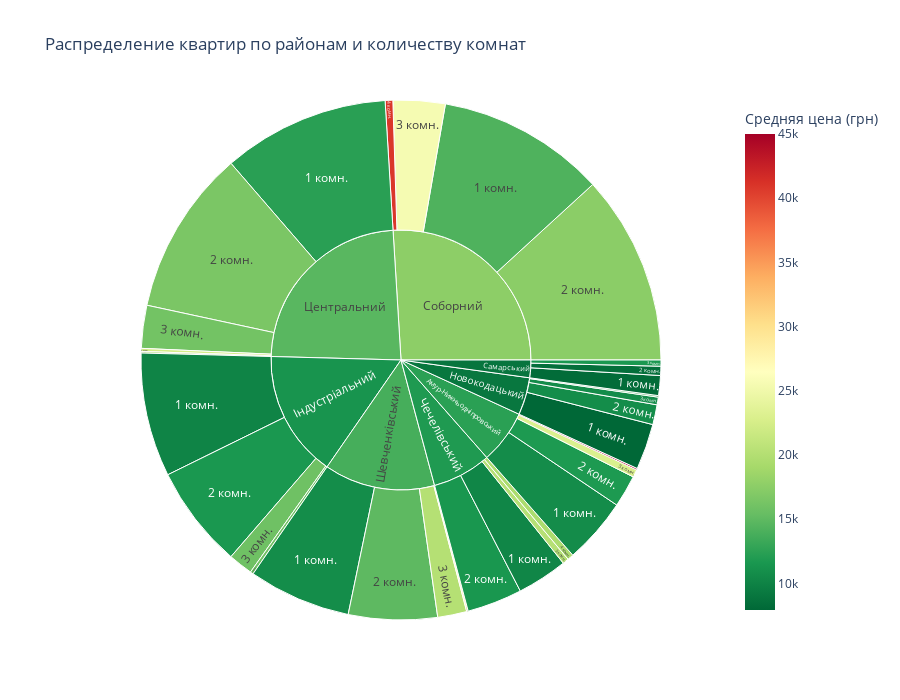

Write notebook code for a chart like this one.
### Markdown cell above
## 7. Дополнительные продвинутые визуализации

### Code cell
# Sunburst диаграмма: иерархия цен по районам и количеству комнат
df_sunburst = df_clean.groupby(['district', 'rooms']).agg({
    'price': 'mean',
    'post_id': 'count'
}).reset_index()

df_sunburst['rooms_str'] = df_sunburst['rooms'].astype(int).astype(str) + ' комн.'

fig_sunburst = px.sunburst(
    df_sunburst,
    path=['district', 'rooms_str'],
    values='post_id',
    color='price',
    color_continuous_scale='RdYlGn_r',
    title='Распределение квартир по районам и количеству комнат',
    labels={'post_id': 'Количество', 'price': 'Средняя цена (грн)'},
    height=700
)

fig_sunburst.update_layout(template='plotly_white')
fig_sunburst.show()

### Figure 1 — Plotly figure (JSON) as saved in the notebook; plotly's stock layout.template omitted (floating-point values rounded to 4 significant figures)
{"data": [{"branchvalues": "total", "customdata": [[10100.0], [11640.0], [15840.0], [16000.0], [10750.0], [11810.0], [23000.0], [45000.0], [7933.0], [10770.0], [10720.0], [14000.0], [8269.0], [8467.0], [11620.0], [14230.0], [17460.0], [25530.0], [40890.0], [12350.0], [16580.0], [16110.0], [22500.0], [19000.0], [10240.0], [11560.0], [20250.0], [19500.0], [10770.0], [14970.0], [20150.0], [28000.0], [11340.0], [12430.0], [9094.0], [8904.0], [17590.0], [14730.0], [11860.0], [13800.0]], "domain": {"x": [0, 1], "y": [0, 1]}, "hovertemplate": "labels=%{label}<br>Количество=%{value}<br>parent=%{parent}<br>id=%{id}<br>Средняя цена (грн)=%{color}<extra></extra>", "ids": ["Індустріальний/1 комн.", "Індустріальний/2 комн.", "Індустріальний/3 комн.", "Індустріальний/4 комн.", "Амур-Нижньодніпровський/1 комн.", "Амур-Нижньодніпровський/2 комн.", "Амур-Нижньодніпровський/3 комн.", "Амур-Нижньодніпровський/4 комн.", "Новокодацький/1 комн.", "Новокодацький/2 комн.", "Новокодацький/3 комн.", "Новокодацький/4 комн.", "Самарський/1 комн.", "Самарський/2 комн.", "Самарський/3 комн.", "Соборний/1 комн.", "Соборний/2 комн.", "Соборний/3 комн.", "Соборний/4 комн.", "Центральний/1 комн.", "Центральний/2 комн.", "Центральний/3 комн.", "Центральний/4 комн.", "Центральний/5 комн.", "Чечелівський/1 комн.", "Чечелівський/2 комн.", "Чечелівський/3 комн.", "Чечелівський/4 комн.", "Шевченківський/1 комн.", "Шевченківський/2 комн.", "Шевченківський/3 комн.", "Шевченківський/4 комн.", "Індустріальний", "Амур-Нижньодніпровський", "Новокодацький", "Самарський", "Соборний", "Центральний", "Чечелівський", "Шевченківський"], "labels": ["1 комн.", "2 комн.", "3 комн.", "4 комн.", "1 комн.", "2 комн.", "3 комн.", "4 комн.", "1 комн.", "2 комн.", "3 комн.", "4 комн.", "1 комн.", "2 комн.", "3 комн.", "1 комн.", "2 комн.", "3 комн.", "4 комн.", "1 комн.", "2 комн.", "3 комн.", "4 комн.", "5 комн.", "1 комн.", "2 комн.", "3 комн.", "4 комн.", "1 комн.", "2 комн.", "3 комн.", "4 комн.", "Індустріальний", "Амур-Нижньодніпровський", "Новокодацький", "Самарський", "Соборний", "Центральний", "Чечелівський", "Шевченківський"], "marker": {"coloraxis": "coloraxis", "colors": [10100.0, 11640.0, 15840.0, 16000.0, 10750.0, 11810.0, 23000.0, 45000.0, 7933.0, 10770.0, 10720.0, 14000.0, 8269.0, 8467.0, 11620.0, 14230.0, 17460.0, 25530.0, 40890.0, 12350.0, 16580.0, 16110.0, 22500.0, 19000.0, 10240.0, 11560.0, 20250.0, 19500.0, 10770.0, 14970.0, 20150.0, 28000.0, 11340.0, 12430.0, 9094.0, 8904.0, 17590.0, 14730.0, 11860.0, 13800.0]}, "name": "", "parents": ["Індустріальний", "Індустріальний", "Індустріальний", "Індустріальний", "Амур-Нижньодніпровський", "Амур-Нижньодніпровський", "Амур-Нижньодніпровський", "Амур-Нижньодніпровський", "Новокодацький", "Новокодацький", "Новокодацький", "Новокодацький", "Самарський", "Самарський", "Самарський", "Соборний", "Соборний", "Соборний", "Соборний", "Центральний", "Центральний", "Центральний", "Центральний", "Центральний", "Чечелівський", "Чечелівський", "Чечелівський", "Чечелівський", "Шевченківський", "Шевченківський", "Шевченківський", "Шевченківський", "", "", "", "", "", "", "", ""], "type": "sunburst", "values": [81.0, 67.0, 16.0, 2.0, 43.0, 21.0, 5.0, 1.0, 30.0, 13.0, 5.0, 1.0, 13.0, 6.0, 4.0, 110.0, 124.0, 34.0, 5.0, 109.0, 108.0, 28.0, 2.0, 1.0, 33.0, 36.0, 4.0, 4.0, 67.0, 58.0, 19.0, 1.0, 166.0, 70.0, 49.0, 23.0, 273.0, 248.0, 77.0, 145.0]}], "layout": {"coloraxis": {"colorbar": {"title": {"text": "Средняя цена (грн)"}}, "colorscale": [[0, "rgb(0,104,55)"], [0.1, "rgb(26,152,80)"], [0.2, "rgb(102,189,99)"], [0.3, "rgb(166,217,106)"], [0.4, "rgb(217,239,139)"], [0.5, "rgb(255,255,191)"], [0.6, "rgb(254,224,139)"], [0.7, "rgb(253,174,97)"], [0.8, "rgb(244,109,67)"], [0.9, "rgb(215,48,39)"], [1, "rgb(165,0,38)"]]}, "height": 700, "legend": {"tracegroupgap": 0}, "title": {"text": "Распределение квартир по районам и количеству комнат"}}}
